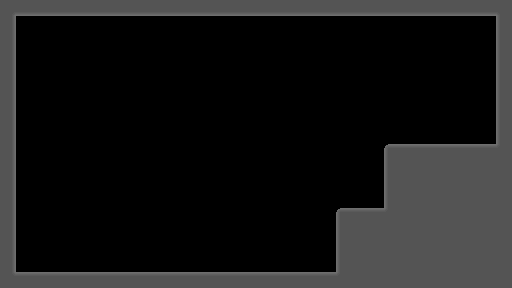

This game map was drawn from its Tiled (.tmx) file and the tilesets committed beside it. A one-line description and the full map source follow:
An orthogonal 32x18 tile map with 16x16 px tiles, 1 tile layer (walls), 7 tilesets and 2 objects.

<map version="1.2" tiledversion="1.2.3" orientation="orthogonal" renderorder="right-down" width="32" height="18" tilewidth="16" tileheight="16" infinite="0" nextlayerid="9" nextobjectid="49">
 <tileset firstgid="1" name="testtileset" tilewidth="16" tileheight="16" tilecount="25" columns="5">
  <image source="fracture/assets/img/tileset.png" width="80" height="80" />
 </tileset>
 <tileset firstgid="26" name="startdoor" tilewidth="32" tileheight="32" tilecount="1" columns="1">
  <image source="fracture/assets/img/startdoor.png" width="32" height="32" />
 </tileset>
 <tileset firstgid="27" name="checkpoint" tilewidth="32" tileheight="48" tilecount="1" columns="1">
  <image source="fracture/assets/img/checkpoint.png" width="32" height="48" />
 </tileset>
 <tileset firstgid="28" name="door" tilewidth="8" tileheight="32" tilecount="1" columns="1">
  <image source="fracture/assets/img/door.png" width="8" height="32" />
 </tileset>
 <tileset firstgid="29" name="spike" tilewidth="32" tileheight="10" tilecount="1" columns="1">
  <image source="fracture/assets/img/spike.png" width="32" height="10" />
 </tileset>
 <tileset firstgid="30" name="enddoor" tilewidth="22" tileheight="31" tilecount="1" columns="1">
  <image source="fracture/assets/img/enddoor.png" width="22" height="31" />
 </tileset>
 <tileset firstgid="31" name="button" tilewidth="23" tileheight="11" tilecount="1" columns="1">
  <image source="fracture/assets/img/button.png" width="23" height="11" />
 </tileset>
 <objectgroup id="7" name="objects">
  <object id="44" gid="26" x="16.3333" y="271.667" width="32" height="32" />
  <object id="48" gid="30" x="349.5" y="208.5" width="22" height="31" />
 </objectgroup>
 <layer id="1" name="walls" width="32" height="18">
  <data encoding="csv">
4,12,12,12,12,12,12,12,12,12,12,12,12,12,12,12,12,12,12,12,12,12,12,12,12,12,12,12,12,12,12,5,
8,0,0,0,0,0,0,0,0,0,0,0,0,0,0,0,0,0,0,0,0,0,0,0,0,0,0,0,0,0,0,6,
8,0,0,0,0,0,0,0,0,0,0,0,0,0,0,0,0,0,0,0,0,0,0,0,0,0,0,0,0,0,0,6,
8,0,0,0,0,0,0,0,0,0,0,0,0,0,0,0,0,0,0,0,0,0,0,0,0,0,0,0,0,0,0,6,
8,0,0,0,0,0,0,0,0,0,0,0,0,0,0,0,0,0,0,0,0,0,0,0,0,0,0,0,0,0,0,6,
8,0,0,0,0,0,0,0,0,0,0,0,0,0,0,0,0,0,0,0,0,0,0,0,0,0,0,0,0,0,0,6,
8,0,0,0,0,0,0,0,0,0,0,0,0,0,0,0,0,0,0,0,0,0,0,0,0,0,0,0,0,0,0,6,
8,0,0,0,0,0,0,0,0,0,0,0,0,0,0,0,0,0,0,0,0,0,0,0,0,0,0,0,0,0,0,6,
8,0,0,0,0,0,0,0,0,0,0,0,0,0,0,0,0,0,0,0,0,0,0,0,0,0,0,0,0,0,0,6,
8,0,0,0,0,0,0,0,0,0,0,0,0,0,0,0,0,0,0,0,0,0,0,0,1,2,2,2,2,2,2,10,
8,0,0,0,0,0,0,0,0,0,0,0,0,0,0,0,0,0,0,0,0,0,0,0,6,7,7,7,7,7,7,7,
8,0,0,0,0,0,0,0,0,0,0,0,0,0,0,0,0,0,0,0,0,0,0,0,6,7,7,7,7,7,7,7,
8,0,0,0,0,0,0,0,0,0,0,0,0,0,0,0,0,0,0,0,0,0,0,0,6,7,7,7,7,7,7,7,
8,0,0,0,0,0,0,0,0,0,0,0,0,0,0,0,0,0,0,0,0,1,2,2,10,7,7,7,7,7,7,7,
8,0,0,0,0,0,0,0,0,0,0,0,0,0,0,0,0,0,0,0,0,6,7,7,7,7,7,7,7,7,7,7,
8,0,0,0,0,0,0,0,0,0,0,0,0,0,0,0,0,0,0,0,0,6,7,7,7,7,7,7,7,7,7,7,
8,0,0,0,0,0,0,0,0,0,0,0,0,0,0,0,0,0,0,0,0,6,7,7,7,7,7,7,7,7,7,7,
9,2,2,2,2,2,2,2,2,2,2,2,2,2,2,2,2,2,2,2,2,10,7,7,7,7,7,7,7,7,7,7
</data>
 </layer>
</map>
